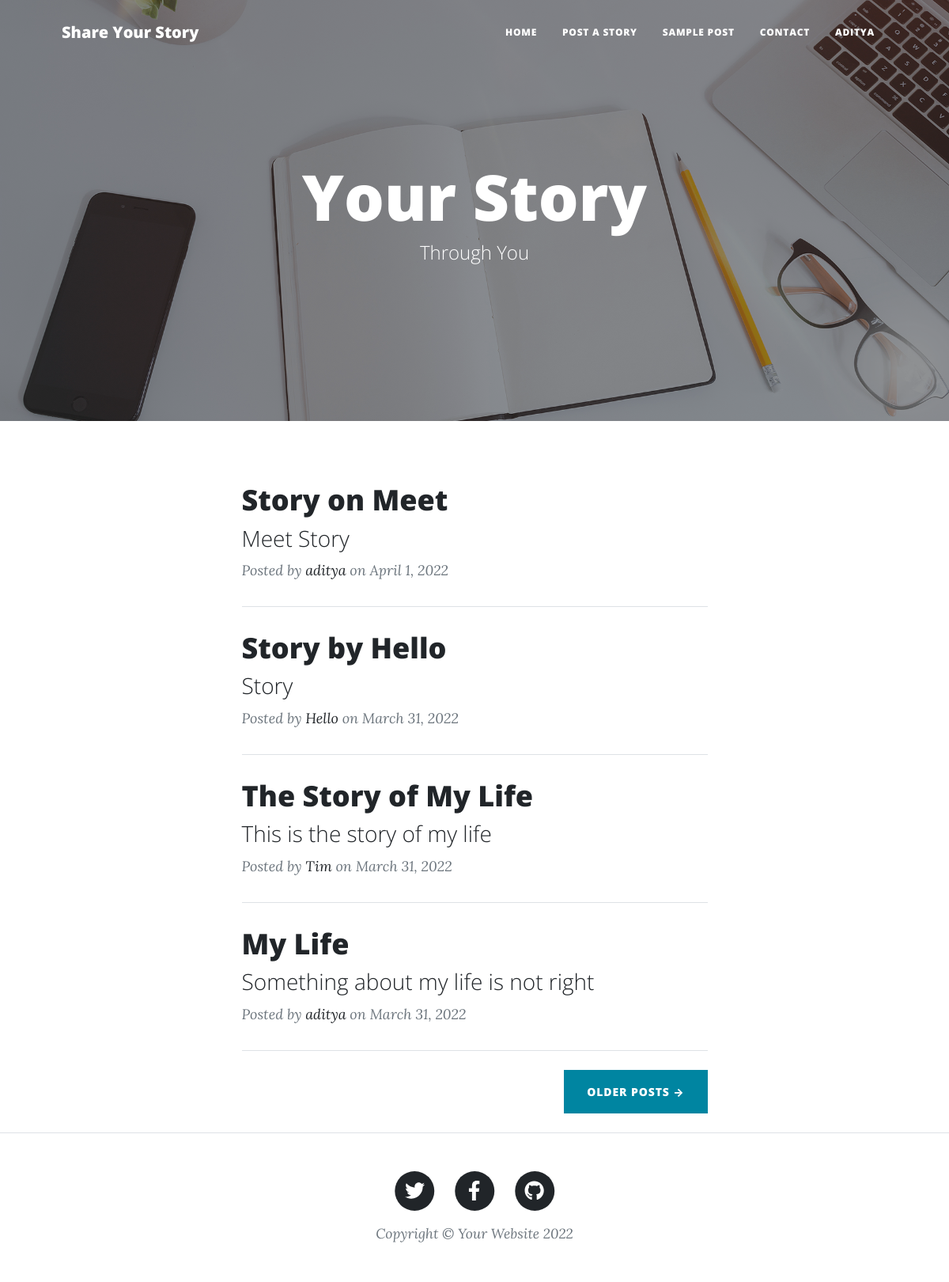
The app's page / (signed in) with its own data.
### base/models.py (models this page shows, shortened)
class Story(models.Model):
    author = models.ForeignKey(User, on_delete=models.CASCADE)
    title = models.CharField(max_length=200)
    summary = models.CharField(max_length=200)
    content = models.TextField(null=True)
    created = models.DateTimeField(auto_now=True)
    updated = models.DateTimeField(auto_now_add=True)
    class Meta:
        ordering = ['-created', '-updated']

### base/views.py (the view)
# urls.py: path('', views.home, name='home'),
def home(request):
    stories = Story.objects.all()
    context = {'stories': stories}
    return render(request, 'base/home.html', context)

### base/templates/base/home.html
{% extends 'base/index.html' %} {% block content %}
<div class="container px-4 px-lg-5">
  <div class="row gx-4 gx-lg-5 justify-content-center">
    <div class="col-md-10 col-lg-8 col-xl-7">
      {% for story in stories %}
      <div class="post-preview">
        <a href="{% url 'view-post' story.id %}">
          <h2 class="post-title">{{story.title | capfirst}}</h2>
          <h3 class="post-subtitle">{{story.summary}}</h3>
        </a>
        <p class="post-meta">
          Posted by
          <a href="{% url 'profile' story.author.id %}">{{story.author}}</a>
          on {{story.created | date}}
        </p>
      </div>
      <hr class="my-4" />
      {% endfor %}
      <div class="d-flex justify-content-end mb-4">
        <a class="btn btn-primary text-uppercase" href="#!">Older Posts →</a>
      </div>
    </div>
  </div>
</div>
{% endblock content %}

### base/templates/base/index.html (shortened to what this page needs)
{% load static %}
<!DOCTYPE html>
<html lang="en">
  <head>
    <link href="{% static 'css/styles.css' %}" rel="stylesheet" />
  </head>
  <body>
    <nav class="navbar navbar-expand-lg navbar-light" id="mainNav">
      <div class="container px-4 px-lg-5">
        <a class="navbar-brand" href="{% url 'home' %}">Share Your Story</a>
        <div class="collapse navbar-collapse" id="navbarResponsive">
          <ul class="navbar-nav ms-auto py-4 py-lg-0">
            <li class="nav-item">
              <a class="nav-link px-lg-3 py-3 py-lg-4" href="{% url 'home' %}"
                >Home</a
              >
            </li>
            <li class="nav-item">
              <a
                class="nav-link px-lg-3 py-3 py-lg-4"
                href="{% url 'create-post' %}"
                >Post a Story</a
              >
            </li>
            <li class="nav-item">
              <a class="nav-link px-lg-3 py-3 py-lg-4" href="{% url 'sample' %}"
                >Sample Post</a
              >
            </li>
            <li class="nav-item">
              <a class="nav-link px-lg-3 py-3 py-lg-4" href="{% url 'contact' %}"
                >Contact</a
              >
            </li>
            {% if request.user.is_authenticated%}
            <li class="nav-item">
              <a class="nav-link px-lg-3 py-3 py-lg-4" href="{% url 'profile' request.user.id %}"
                >{{request.user.username | title}}</a
              >
            </li>
            {% else %}
            <li class="nav-item">
              <a class="nav-link px-lg-3 py-3 py-lg-4" href="{% url 'login' %}"
                >Login</a
              >
            </li>
            {% endif %}
          </ul>
        </div>
      </div>
    </nav>
    <header
      class="masthead"
      style="background-image: url({%static 'assets/img/home-bg.jpg' %})"
    >
      <div class="container position-relative px-4 px-lg-5">
        <div class="row gx-4 gx-lg-5 justify-content-center">
          <div class="col-md-10 col-lg-8 col-xl-7">
            <div class="site-heading">
              <h1>Your Story</h1>
              <span class="subheading">Through You</span>
            </div>
          </div>
        </div>
      </div>
    </header>
    {% block content %} {% endblock %}
    <footer class="border-top">
      <div class="container px-4 px-lg-5">
        <div class="row gx-4 gx-lg-5 justify-content-center">
          <div class="col-md-10 col-lg-8 col-xl-7">
            <ul class="list-inline text-center">
              <li class="list-inline-item">
                <a href="#!">
                  <span class="fa-stack fa-lg">
                    <i class="fas fa-circle fa-stack-2x"></i>
                    <i class="fab fa-twitter fa-stack-1x fa-inverse"></i>
                  </span>
                </a>
              </li>
              <li class="list-inline-item">
                <a href="#!">
                  <span class="fa-stack fa-lg">
                    <i class="fas fa-circle fa-stack-2x"></i>
                    <i class="fab fa-facebook-f fa-stack-1x fa-inverse"></i>
                  </span>
                </a>
              </li>
              <li class="list-inline-item">
                <a href="#!">
                  <span class="fa-stack fa-lg">
                    <i class="fas fa-circle fa-stack-2x"></i>
                    <i class="fab fa-github fa-stack-1x fa-inverse"></i>
                  </span>
                </a>
              </li>
            </ul>
            <div class="small text-center text-muted fst-italic">
              Copyright &copy; Your Website 2022
            </div>
          </div>
        </div>
      </div>
    </footer>
  </body>
</html>

### records on screen
Story: title "Story on Meet", summary "Meet Story", author "aditya", created "April 1, 2022"
Story: title "Story by Hello", summary "Story", author "Hello", created "March 31, 2022"
Story: title "The Story of My Life", summary "This is the story of my life", author "Tim", created "March 31, 2022"
Story: title "My Life", summary "Something about my life is not right", author "aditya", created "March 31, 2022"

### other values on screen
{{ request.user.username | title }} "ADITYA"
